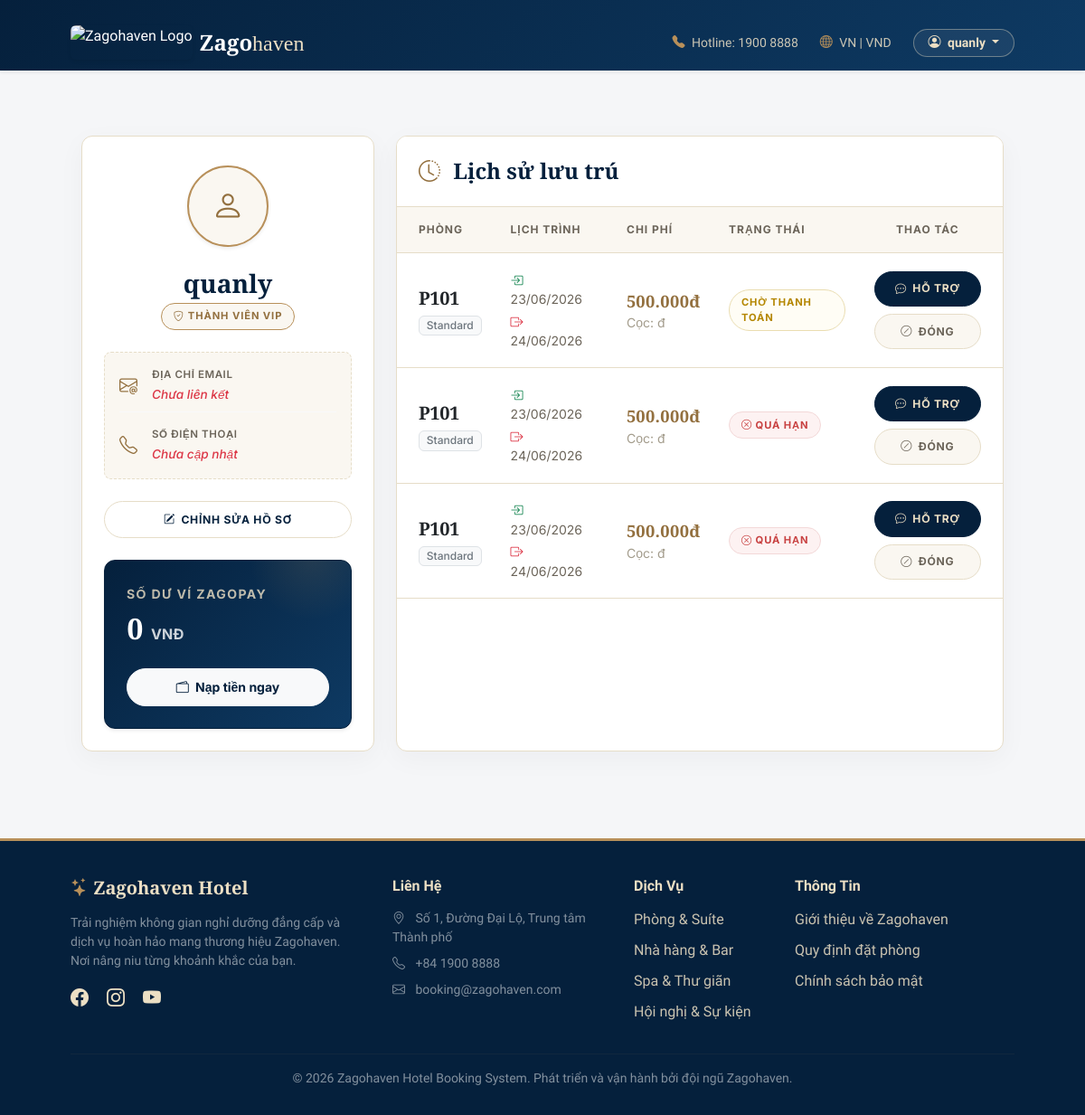
The app's page /profile/ (signed in), older data.
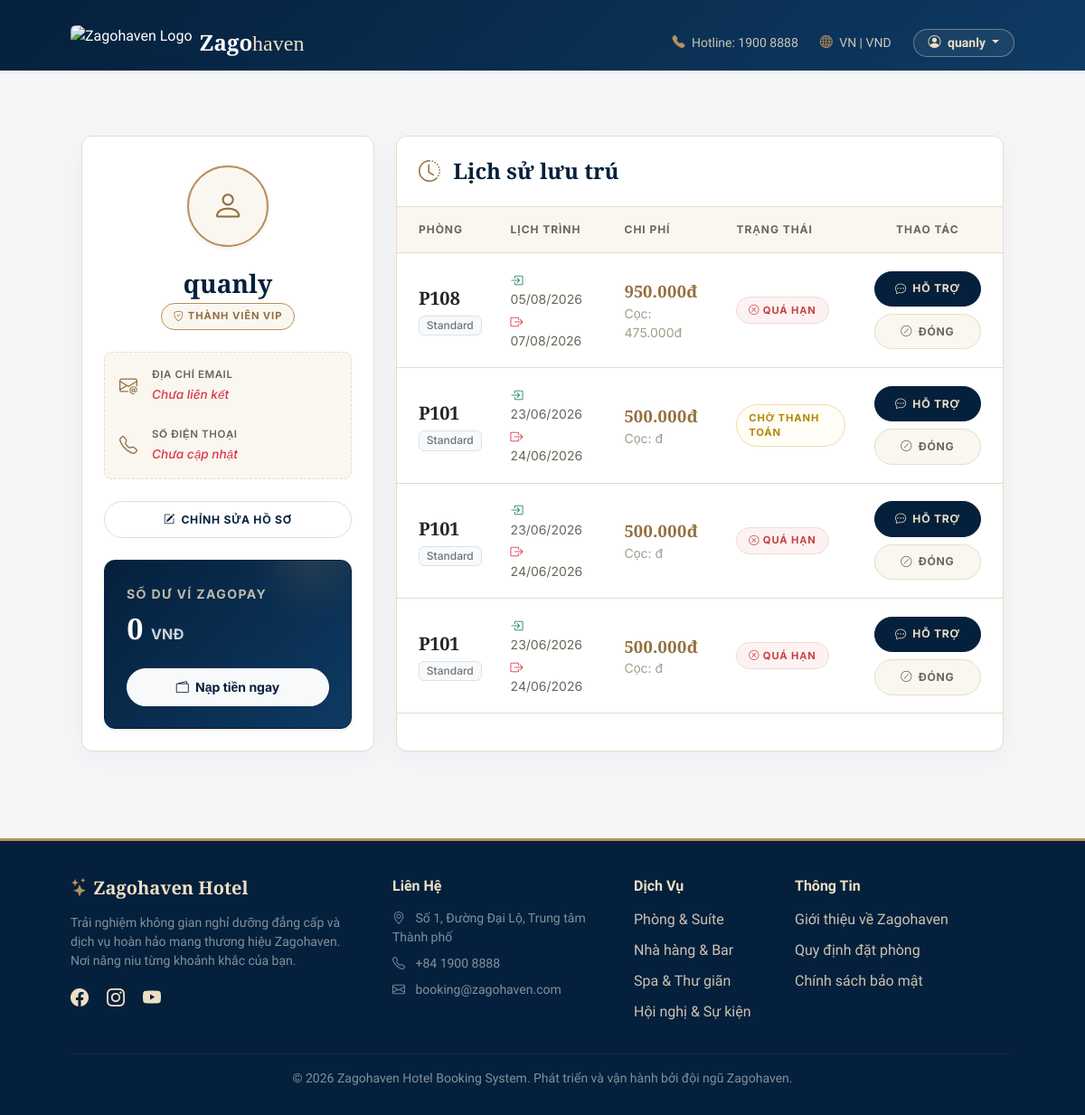
The same page, newer data.
### booking/models.py (models this page shows, shortened)
class Booking(models.Model):
    STATUS_CHOICES = (
        ('PENDING', 'Chờ thanh toán cọc'),
        ('CONFIRMED', 'Đã cọc - Giữ phòng'),
        ('CHECKED_IN', 'Khách đang ở'),
        ('CHECKED_OUT', 'Đã trả phòng'),
        ('CANCELLED', 'Đã hủy'),
        ('EXPIRED', 'Hủy - Quá hạn thanh toán'),
    )
    user = models.ForeignKey(User, on_delete=models.CASCADE)
    room = models.ForeignKey(Room, on_delete=models.CASCADE)
    check_in = models.DateField()
    check_out = models.DateField()
    total_price = models.DecimalField(max_digits=12, decimal_places=2, null=True, blank=True)
    deposit_amount = models.DecimalField(max_digits=12, decimal_places=2, null=True, blank=True, verbose_name="Tiền cọc (50%)")
    status = models.CharField(max_length=20, choices=STATUS_CHOICES, default='PENDING')
    is_active = models.BooleanField(default=True)
    created_at = models.DateTimeField(auto_now_add=True, null=True)
    actual_check_in = models.DateTimeField(null=True, blank=True, verbose_name="Giờ vào thực tế")
    actual_check_out = models.DateTimeField(null=True, blank=True, verbose_name="Giờ ra thực tế")
    cancellation_requested = models.BooleanField(default=False, verbose_name="Khách yêu cầu hủy")
    guest_full_name = models.CharField(max_length=100, blank=True, null=True,
                                     verbose_name="Tên khách lưu trú")
    guest_cccd = models.CharField(max_length=20, blank=True, null=True,
                                verbose_name="Số CCCD / CMND / Passport")
    guest_phone = models.CharField(max_length=15, blank=True, null=True,
                                 verbose_name="Số điện thoại khách")
    cccd_image = models.ImageField(upload_to='cccd/', blank=True, null=True)
    rate_plan = models.ForeignKey('RatePlan', on_delete=models.SET_NULL, null=True, blank=True, verbose_name="Gói giá")
    coupon = models.ForeignKey('Coupon', on_delete=models.SET_NULL, null=True, blank=True, verbose_name="Mã KM áp dụng")
    discount_amount = models.DecimalField(max_digits=12, decimal_places=2, default=0, verbose_name="Tiền được giảm")
    class Meta:
        verbose_name = "Đơn đặt phòng"
        verbose_name_plural = "Các đơn đặt phòng"

class Room(models.Model):
    HOUSEKEEPING_STATUS = (
        ('CLEAN', 'Sạch sẽ - Sẵn sàng đón khách'),
        ('DIRTY', 'Chưa dọn - Khách vừa check-out'),
        ('MAINTENANCE', 'Đang bảo trì/Sửa chữa'),
    )
    category = models.ForeignKey(RoomCategory, on_delete=models.CASCADE, verbose_name="Thuộc loại phòng")
    room_number = models.CharField(max_length=10, unique=True, verbose_name="Số phòng")
    is_available = models.BooleanField(default=True, verbose_name="Còn trống")
    housekeeping_status = models.CharField(max_length=20, choices=HOUSEKEEPING_STATUS, default='CLEAN', verbose_name="Tình trạng dọn dẹp")
    description = models.TextField(default="Phòng sang trọng với đầy đủ tiện nghi.", verbose_name="Mô tả thêm")
    image = models.ImageField(upload_to='rooms/', null=True, blank=True, verbose_name="Ảnh đại diện")
    class Meta:
        verbose_name = "Phòng"
        verbose_name_plural = "Danh sách phòng"

class RoomCategory(models.Model):
    name = models.CharField(max_length=50)
    price_per_night = models.DecimalField(max_digits=10, decimal_places=2)
    capacity = models.IntegerField(default=2)
    class Meta:
        verbose_name = "Loại phòng"
        verbose_name_plural = "Các loại phòng"

### booking/views.py (the view, shortened to what this page needs)
# urls.py: path('profile/', booking_views.user_profile, name='user_profile'),
@login_required(login_url='login')
def user_profile(request):
    auto_cancel_overdue_bookings()
    profile, created = UserProfile.objects.get_or_create(user=request.user)
    bookings = Booking.objects.filter(user=request.user).order_by('-check_in')
    return render(request, 'booking/profile.html', {
        'profile': profile,
        'bookings': bookings
    })

### booking/context_processors.py (called while the page is built)
def unread_messages(request):
    if not request.user.is_authenticated:
        return {'unread_message_count': 0}
    if request.user.is_staff:
        count = Message.objects.filter(is_read=False, sender__is_staff=False).count()
    else:
        count = Message.objects.filter(
            conversation__customer=request.user,
            is_read=False,
            sender__is_staff=True,
        ).count()
    return {'unread_message_count': count}

### booking/templates/booking/profile.html (shortened to what the changed rows need)
{% extends 'base.html' %}
{% block content %}
<div class="container mt-5 mb-5 lux-profile-page">
    <div class="row g-4">
        <div class="col-lg-4">
            <div class="lux-card text-center p-4 h-100">
                <div class="lux-wallet-card p-4 text-start shadow-sm">
                    <h2 class="lux-serif fw-bold mt-2 mb-0 text-white">{{ profile.balance|floatformat:"0g" }} <span class="fs-6" style="opacity: 0.8; font-family: 'Inter', sans-serif;">VNĐ</span></h2>
                </div>
            </div>
        </div>
        <div class="col-lg-8">
            <div class="lux-card h-100 overflow-hidden">
                <div class="p-0">
                    {% if bookings %}
                        <div class="table-responsive">
                            <table class="table lux-table align-middle mb-0">
                                <thead>
                                    <tr>
                                        <th class="ps-4">Phòng</th>
                                        <th>Lịch trình</th>
                                        <th>Chi phí</th>
                                        <th>Trạng thái</th>
                                        <th class="text-center pe-4" style="min-width: 140px;">Thao tác</th>
                                    </tr>
                                </thead>
                                <tbody>
                                    {% for b in bookings %}
                                    <tr>
                                        <td class="ps-4">
                                            <span class="lux-serif fw-bold text-dark fs-5 d-block">{{ b.room.room_number }}</span>
                                            <span class="badge bg-light text-secondary border mt-1" style="font-weight: 500;">{{ b.room.category.name }}</span>
                                        </td>
                                        <td>
                                            <div class="small mb-1"><i class="bi bi-box-arrow-in-right text-success me-1"></i> {{ b.check_in|date:"d/m/Y" }}</div>
                                            <div class="small"><i class="bi bi-box-arrow-right text-danger me-1"></i> {{ b.check_out|date:"d/m/Y" }}</div>
                                        </td>
                                        <td>
                                            <div class="lux-price">{{ b.total_price|floatformat:"0g" }}đ</div>
                                            <div class="small" style="color: var(--stone-light);">Cọc: {{ b.deposit_amount|floatformat:"0g" }}đ</div>
                                        </td>
                                        <td>
                                            {% if b.cancellation_requested %}
                                                <span class="lux-badge lux-badge-warning"><i class="bi bi-hourglass-split"></i> Chờ duyệt hủy</span>
                                            {% elif b.status == 'PENDING' %}
                                                <span class="lux-badge lux-badge-warning">Chờ thanh toán</span>
                                            {% elif b.status == 'CONFIRMED' %}
                                                <span class="lux-badge lux-badge-success">Đã đặt cọc</span>
                                            {% elif b.status == 'CHECKED_IN' %}
                                                <span class="lux-badge lux-badge-info">Đang lưu trú</span>
                                            {% elif b.status == 'CHECKED_OUT' %}
                                                <span class="lux-badge lux-badge-muted">Đã trả phòng</span>
                                            {% elif b.status == 'CANCELLED' %}
                                                <span class="lux-badge lux-badge-muted">Đã hủy</span>
                                            {% elif b.status == 'EXPIRED' %}
                                                <span class="lux-badge lux-badge-danger"><i class="bi bi-x-circle"></i> Quá hạn</span>
                                            {% elif not b.is_active %}
                                                <span class="lux-badge lux-badge-muted">Đã hủy</span>
                                            {% endif %}
                                        </td>
                                        <td class="text-center pe-4">
                                            <div class="d-flex flex-column gap-2">
                                                <a href="{% url 'new_conversation' %}?booking={{ b.id }}" class="btn-lux-outline w-100" title="Liên hệ hỗ trợ">
                                                    <i class="bi bi-chat-dots"></i> Hỗ trợ
                                                </a>
                                                {% if not b.is_active or b.status == 'CANCELLED' or b.status == 'EXPIRED' or b.cancellation_requested %}
                                                    <button class="btn-lux-sold w-100" disabled>
                                                        <i class="bi bi-slash-circle"></i> Đóng
                                                    </button>
                                                {% elif b.rate_plan and b.rate_plan.cancellation_policy == 'NON_REFUNDABLE' %}
                                                    <button class="btn-lux-sold w-100" disabled title="Gói không hoàn tiền">
                                                        <i class="bi bi-lock"></i> Không hoàn hủy
                                                    </button>
                                                {% elif b.status == 'CONFIRMED' %}
                                                    <button class="btn-lux-danger-outline w-100" data-bs-toggle="modal" data-bs-target="#cancelModal{{ b.id }}">
                                                        <i class="bi bi-x-circle"></i> Hủy phòng
                                                    </button>
                                                {% else %}
                                                    <button class="btn-lux-sold w-100" disabled>
                                                        <i class="bi bi-dash-circle"></i> Không thể hủy
                                                    </button>
                                                {% endif %}
                                            </div>
                                        </td>
                                    </tr>
                                    {% endfor %}
                                </tbody>
                            </table>
                        </div>
                    {% endif %}
                </div>
            </div>
        </div>
    </div>
</div>
{% endblock %}

Row changes from the older to the newer data that the page shows:
added Booking: room.room_number "P108", room.category.name "Standard", check_in "05/08/2026", check_out "07/08/2026", total_price "950.000", deposit_amount "475.000", cancellation_requested False (drawn), is_active True (drawn)
